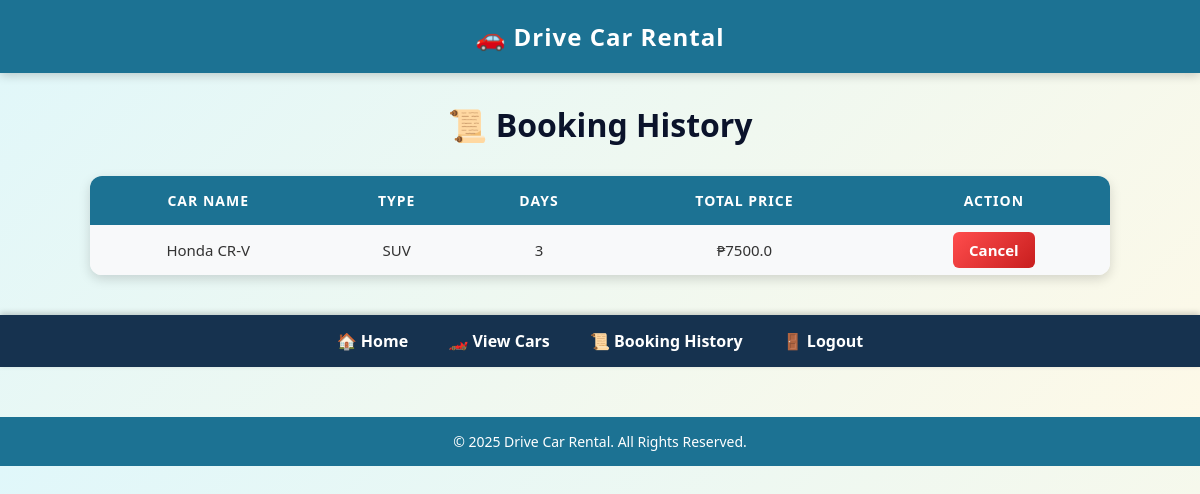
/history (signed in), run on an earlier commit of the app's database.
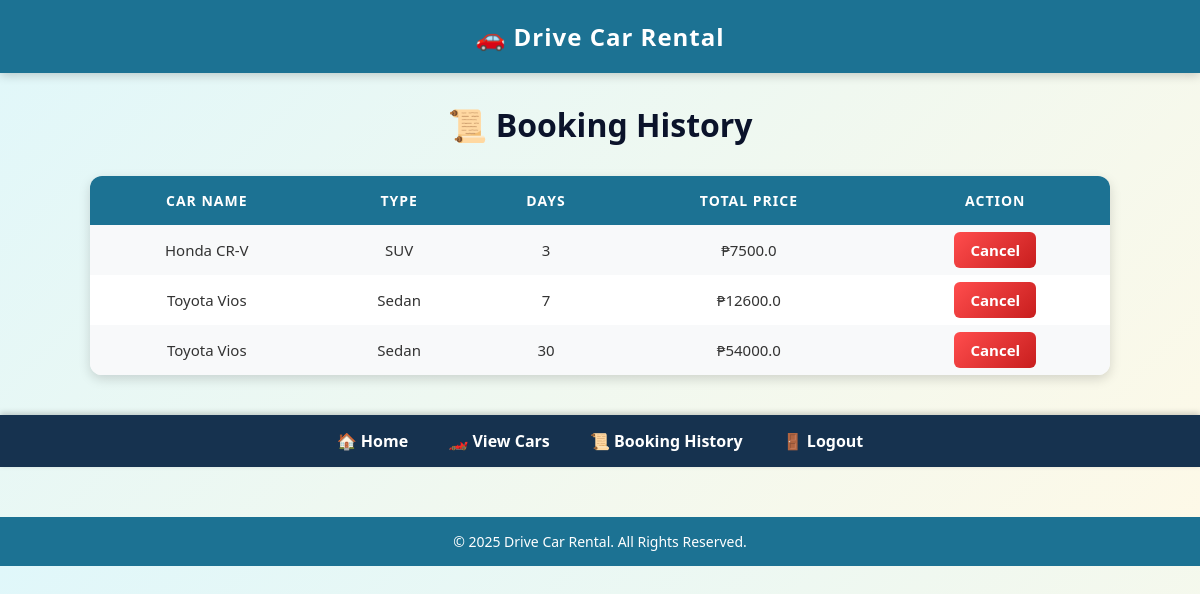
And on a later commit of the database.
### tables this page shows
CREATE TABLE bookings(
            id INTEGER PRIMARY KEY AUTOINCREMENT,
            user_id INTEGER,
            car_id INTEGER,
            days INTEGER,
            total_price REAL,
            FOREIGN KEY (user_id) REFERENCES users(id),
            FOREIGN KEY (car_id) REFERENCES cars(id)
        );

CREATE TABLE cars(
            id INTEGER PRIMARY KEY AUTOINCREMENT,
            name TEXT NOT NULL,
            car_type TEXT NOT NULL,
            price_per_day REAL NOT NULL,
            image_url TEXT
        );

### app.py (the view)
@app.route('/history')
def history():
    if 'user_id' not in session:
        return redirect('/login')
    conn = get_db()
    cursor = conn.cursor()
    cursor.execute('''
        SELECT b.id, c.name, c.car_type, b.days, b.total_price
        FROM bookings b
        JOIN cars c ON b.car_id = c.id
        WHERE b.user_id=?
    ''', (session['user_id'],))
    bookings = cursor.fetchall()
    conn.close()
    return render_template('history.html', bookings=bookings)

### app.py (called while the page is built)
def get_db():
    return sqlite3.connect('car_rental.db', timeout=10, check_same_thread=False)

### templates/history.html (shortened to what this page needs)
<!DOCTYPE html>
<html lang="en">
<head>
</head>
<body>
    <header>🚗 Drive Car Rental</header>
    <h1>📜 Booking History</h1>
    {% if bookings %}
    <table>
        <tr>
            <th>Car Name</th>
            <th>Type</th>
            <th>Days</th>
            <th>Total Price</th>
            <th>Action</th>
        </tr>
        {% for booking in bookings %}
        <tr>
            <td>{{ booking[1] }}</td>
            <td>{{ booking[2] }}</td>
            <td>{{ booking[3] }}</td>
            <td>₱{{ booking[4] }}</td>
            <td><a href="/cancel/{{ booking[0] }}" class="btn cancel">Cancel</a></td>
        </tr>
        {% endfor %}
    </table>
    {% else %}
    <p class="no-bookings">No bookings yet. <a href="/gallery">Book one now!</a></p>
    {% endif %}
    <nav>
        <a href="/">🏠 Home</a>
        <a href="/gallery">🏎️ View Cars</a>
        <a href="/history">📜 Booking History</a>
        <a href="/logout">🚪 Logout</a>
    </nav>
    <footer>© 2025 Drive Car Rental. All Rights Reserved.</footer>
</body>
</html>

### templates/history.html (style rules this page uses)
body { font-family: 'Segoe UI', Arial, sans-serif; background: linear-gradient(135deg, #e0f7fa, #fef9e7); margin: 0; padding: 0; color: #222; }
header { background: #1c7293; color: white; padding: 20px; text-align: center; font-size: 24px; font-weight: bold; letter-spacing: 1px; box-shadow: 0 2px 10px rgba(0,0,0,0.2); }
h1 { text-align: center; color: #0b132b; margin-top: 30px; font-size: 32px; animation: fadeDown 0.8s ease-out; }
table { width: 85%; margin: 30px auto; border-collapse: collapse; background: white; border-radius: 12px; overflow: hidden; box-shadow: 0 4px 12px rgba(0,0,0,0.15); animation: fadeUp 1s ease-out; }
th, td { padding: 15px; text-align: center; }
th { background: #1c7293; color: white; text-transform: uppercase; font-size: 14px; letter-spacing: 1px; }
tr:nth-child(even) { background-color: #f8f9fa; }
td { color: #333; font-size: 15px; }
.btn { padding: 8px 16px; border-radius: 6px; text-decoration: none; font-weight: 600; transition: all 0.3s ease; }
.cancel { background: linear-gradient(135deg, #ff4d4d, #c81e1e); color: white; }
nav { text-align: center; background: #16324f; padding: 15px 0; margin-top: 40px; box-shadow: 0 -2px 6px rgba(0,0,0,0.2); }
nav a { color: white; text-decoration: none; margin: 0 18px; font-weight: 600; transition: color 0.3s ease; }
footer { background: #1c7293; color: white; text-align: center; padding: 15px 0; font-size: 14px; margin-top: 50px; }

What changed in the data, as far as the page shows it:
added bookings: name "Toyota Vios", car_type "Sedan", days "7", total_price "12600.0"
added bookings: name "Toyota Vios", car_type "Sedan", days "30", total_price "54000.0"
